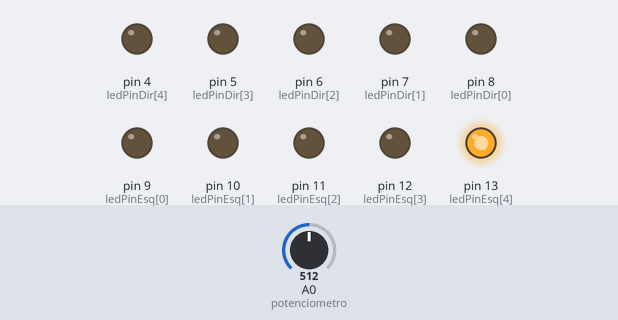
The sketch below on a simulated Arduino Uno, built with avr-gcc and run on an emulated ATmega328P. On the bench: output pins drawn as LEDs (lit = HIGH). Dashed ring = blinking. The inputs (shaded band) are chosen by the test bench; at power-on: A0 (potenciometro) = 512.

Above: at 1.2 s.
1.3 s: A0 (potenciometro) set to 419
At 4.16 s:
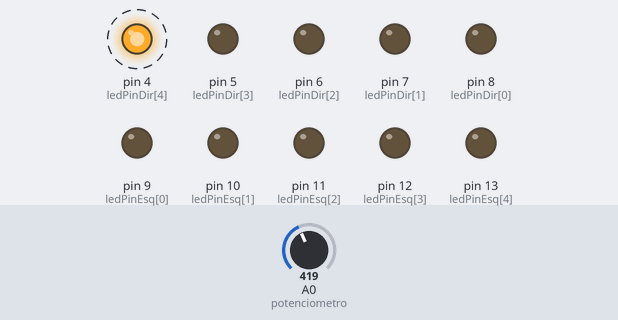
4.3 s: A0 (potenciometro) set to 398
At 6.95 s:
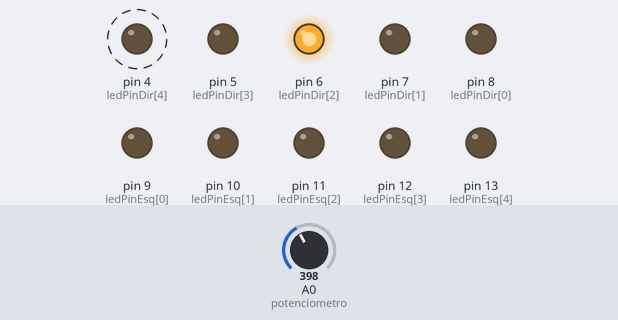
7.3 s: A0 (potenciometro) set to 357
At 9.84 s:
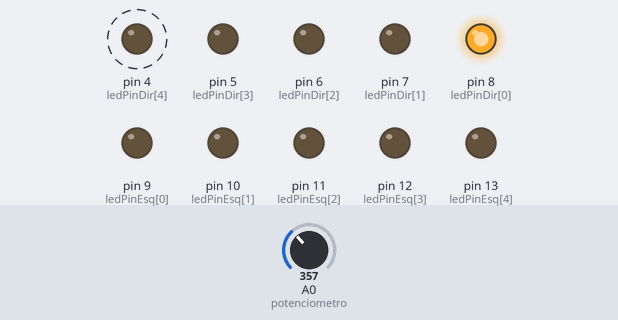
10.3 s: A0 (potenciometro) set to 331
13.3 s: A0 (potenciometro) set to 0
16.3 s: A0 (potenciometro) set to 122
At 18.2 s:
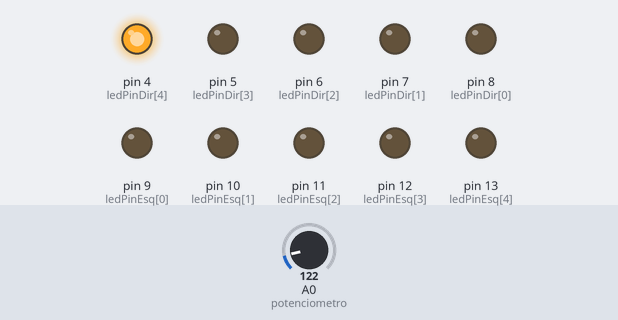
Timing chart, 0 to 20.3 s (numbered marks = the images above; inputs shaded):
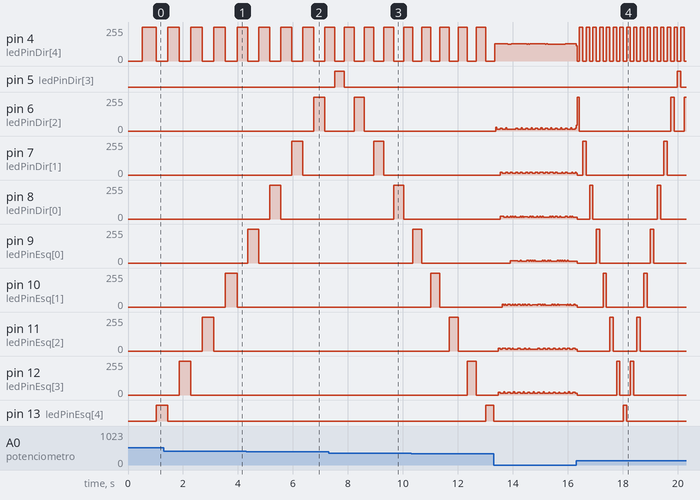

Measured:
- the behaviour switches between 409 and 408 on A0 (potenciometro) (found by bisection; images 1 and 2)
- after the input at 1.3 s, pin 10 (ledPinEsq[1]): 0/255 → 255/255 after 2.2 s instead of 2.8 s
- after the input at 4.3 s, pin 6 (ledPinDir[2]): 0/255 → 255/255 after 2.5 s instead of 2.6 s
- after the input at 7.3 s, pin 8 (ledPinDir[0]): 0/255 → 255/255 after 2.4 s instead of 2.7 s
- after the input at 16.3 s, pin 5 (ledPinDir[3]): LOW → HIGH after 3.7 s, → LOW 0.12 s later; pin 13 (ledPinEsq[4]): LOW → HIGH after 1.7 s, → LOW 0.12 s later
- by itself, pin 4 (ledPinDir[4]): moves between 0/255 and 255/255, repeating every 0.25 s

The sketch:

IluminacaoCmLeds.ino
```cpp
const byte ledPinEsq[] = {9, 10, 11, 12, 13};
const byte ledPinDir[] = {8, 7, 6, 5, 4};
const byte ledPin[] = {13,12,11,10,9,8,7,6,5,4};
byte bolaNoChao = 1; //Usado para saber se a bola está no chão

int ledDelay(65);
int direcao = 1;
byte currentLED = 0;
const int potenciometro = A0;
unsigned long changeTime;

void setup() {
  for (int i = 0; i < 5; i++) {
    pinMode(ledPinEsq[i], OUTPUT);
    pinMode(ledPinDir[i], OUTPUT);
  }
  changeTime = millis();
}

void loop() {
  ledDelay = analogRead(potenciometro);
  if ((millis() - changeTime) > ledDelay) {
    changeLED();
    changeTime = millis();
  }
}

void changeLED() {
  /*for (int i = 0; i < 5; i++) {
    digitalWrite(ledPinEsq[i], LOW);
  }
  digitalWrite(ledPinEsq[currentLED], HIGH);
  for (int i = 0; i < 5; i++) {
    digitalWrite(ledPinDir[i], LOW);
  }
  digitalWrite(ledPinDir[currentLED], HIGH);
  */


  for (int i = 0; i < 10; i ++) {
    digitalWrite(ledPin[i], LOW);
  }

  if (bolaNoChao) {
    digitalWrite(ledPin[9], HIGH);
  }
  else {
    digitalWrite(ledPin[currentLED], HIGH);
    currentLED += direcao;

    if (currentLED == 8) {
      direcao = -1;
    }
    if (currentLED == 0) {
      direcao = 1;
    }

  }

  bolaNoChao = !bolaNoChao;

}
```
